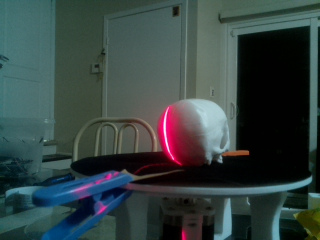
#> input picture Test_2/image103.jpg, 320 x 240 px; its folder holds only this picture in this run
$ jupyter execute --allow-errors 'SpotDetection (3).ipynb'
#> lines starting #> are read from the running program, lines starting #| are printed output that depends on the picture; after the words box and inside, x2 and y2 are one past the last pixel; in counts of white or black regions, pixels touching at a corner belong together; long printed decimals are rounded
#> further down, img is the input picture: shape (240, 320, 3); mean B, G, R 66.9, 68.1, 54.1
#> `grid_HSV = cv2.cvtColor(grid_RGB, cv2.COLOR_RGB2HSV)`: grid_HSV: shape (240, 320, 3); mean H, S, V 80, 113.6, 74.6
#> `width = len(grid_HSV[0])`: width = 320
#| 3
#> `mask1 = cv2.inRange(grid_HSV, lower1, upper1)`: mask1: shape (240, 320); every value is 0
#> `res1 = cv2.bitwise_and(grid_RGB, grid_RGB, mask=mask1)`: res1: shape (240, 320, 3); every value is 0
#> `mask2 = cv2.inRange(grid_HSV, lower2, upper2)`:
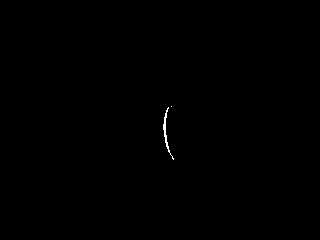
#> mask2: shape (240, 320); 0.14% white in thin lines or dots, all inside (x1, y1, x2, y2) = (163, 106, 174, 160)
#> `ret, binaryMask = cv2.threshold(mask3, 100, 255, cv2.THRESH_BINARY);`: binaryMask: shape (240, 320); 0.14% white in thin lines or dots, all inside (x1, y1, x2, y2) = (163, 108, 174, 159)
#> `contours, hierarchy = cv2.findContours(binaryMask, cv2.RETR_TREE, cv2...`: contours = 2 contours, 1 with area under 20; largest, box (x1, y1, x2, y2) and area: (163, 108, 170, 153) 62
#> the loop `for i in range(len(contours)):` made 2 passes
#| center point 1 : 172 157
#| GB total: 946
#| center point 2 : 165 130
#| GB total: 1566
#> after the loop `for i in range(len(contours)):`: spotList = 92 pairs, first value 163 to 173, second value 108 to 158
#> the loop `for subarray in spotList:` made 92 passes
#> after the loop `for subarray in spotList:`: sort_dict = 47 items
#> (printed output is left out)
[cell 1]
import cv2
import numpy as np
from math import *
import os
from mpl_toolkits import mplot3d
import numpy as np
import matplotlib.pyplot as plt
import pyvista as pv
import numpy as np

[cell 2]
# Calculate the total value of green and blue value of the given pixels
# grid_RGB:RGB data set of the origianl picture
# cX:the coordinate of center point of the capturing contour
# cY:the coordinate of center point of the capturing contour
# interval: the scanning matrix width is interval
def GB_total(grid_RGB,cX,cY,interval):
    GB = 0
    for row in grid_RGB[cY:cY+1]:
        for column in row[cX-interval:cX+interval]:
            GB += int(column[1])+int(column[2])
    return GB

[cell 3]
# utility function to delete the repeated element in a one dimensional list
def delList(L):
    for i in L:
        if L.count(i) != 1:
            for x in range((L.count(i) - 1)):
                L.remove(i)
    return L

[cell 4]
def Get_lightest_pixcel_array(gird_HSV,sort_min_max):
    width = len(grid_HSV)
    lightest_pixcel_array = []
    for key in sort_min_max:
        lightest = 0
        lightest_pixel_x = 0
        lightest_pixcel = []
        if(sort_min_max[key][0] < 0):
            sort_min_max[key][0] = 0
        elif(sort_min_max[key][1] > 320):
            sort_min_max[key][1] = 319
        for i in range(sort_min_max[key][0],sort_min_max[key][1]+1,1):
            #print("y",key,"x:",i,"light:",gird_HSV[key][i][2])
            if(gird_HSV[key][i][2] > lightest):
                lightest = gird_HSV[key][i][2]
                lightest_pixel_x = i
        lightest_pixcel.append(key)
        lightest_pixcel.append(lightest_pixel_x)
        lightest_pixcel_array.append(lightest_pixcel)
    return lightest_pixcel_array

[cell 5]
# triangulation function.
# Takes: a list of coordinates of laser spots; sensor horizontal and vertical resolution;
#     sensor physical width and height;
#     angle alpha, distance D (both set by user);
#     focal length f; radius R (set by user);
#     current rorated angle (deg); current height (mm)
# Returns: a list of the calculated distance and x,y,z coordinates
def triangulation(pList,horizontalP,verticalP,sensorWidth,sensorHeight,alpha,D,f,R,angle,height):

    distList = []
    xList = []
    yList = []
    zList = []
    #get the central pixel's x and y
    centerx = horizontalP/2
    centery = verticalP/2

    for i in pList:

        temp = []
        #calculate the horizontal distance of the laser spot to centre of sensor
        deltaD = abs(centerx-i[1])/horizontalP*sensorWidth
        #calculate the vertical distance of the laser spot to centre of sensor
        h = (i[0]-centery)/verticalP*sensorHeight
        #print("deltaD",deltaD)
        theta = atan(deltaD/f)
        #print("theta",theta)
        H = D/sin(alpha)
        #print("H",H)
        #print("h",h)
        #A is the vertical distance of the laser spot on the object to the current z(height)
        A = h*H/f*(sin(alpha)/sin(alpha+theta))
        z = height + A
        #two cases, depending on if the laser spot is within R or outside of R
        if i[1] < centerx:
            beta = radians(180)-alpha-theta
            deltaR = H*sin(theta)/sin(beta)
            polorCoordinate = R + deltaR
        else:
            beta = alpha-theta
            deltaR = H*sin(theta)/sin(beta)
            polorCoordinate = R - deltaR

        #get the Cartesian coordinates from the angle and the distance
        xList.append(polorCoordinate*cos(angle))
        yList.append(polorCoordinate*sin(angle))
        zList.append(z)
        distList.append(polorCoordinate)

    return distList,xList,yList,zList

#> (a cell that did not finish here is left out)

#> in Get_lightest_pixcel_array, `width = len(grid_HSV)`: width = 240
#> the loop in Get_lightest_pixcel_array, `for key in sort_min_max:` made 47 passes
#> key on passes 1 to 12: 108, 109, 110, 111, 112, 113, 114, 115, 116, 117, 118, 119
#> after the loop in Get_lightest_pixcel_array, `for key in sort_min_max:`: lightest_pixcel_array = 47 pairs, first value 108 to 158, second value 163 to 172; sort_min_max = 47 items
#> `spotList = Get_lightest_pixcel_array(grid_HSV,sort_min_max)`: spotList has the same summary as lightest_pixcel_array in Get_lightest_pixcel_array
        # [13 lines of commented-out code are left out]


        cv2.imshow("mask3", mask3)

        #cv2.imshow("img2", img)


        if(len(spotList) == 0):
            print("No red laser captured!\n")


        #-----------------------Triangulation Part--------------------#
        #triangulation(pList,horizontalP,sensorWidth,alpha,D,f)
        horizontalP = img.shape[1]
        verticalP = img.shape[0]
        sensorWidth = 3
        sensorHeight = 2
        alpha = radians(30)
        D = 100
        f = 5
        R = 40
        dist_list,xList,yList,zList = triangulation(spotList,horizontalP,verticalP,sensorWidth,sensorHeight,alpha,D,f,R,angle,height)
#> the loop in triangulation, `for i in pList: ` made 47 passes
#> (i, deltaD, h, theta, A, z, beta, deltaR) on passes 1 to 10: ([108, 168], 0.075, -0.1, 0.015, -3.9, 6.1, 0.509, 6.16), ([109, 167], 0.0656, -0.0917, 0.0131, -3.59, 6.41, 0.51, 5.37), ([110, 167], 0.0656, -0.0833, 0.0131, -3.26, 6.74, 0.51, 5.37), ([111, 166], 0.0562, -0.075, 0.0112, -2.94, 7.06, 0.512, 4.59), ([112, 166], 0.0562, -0.0667, 0.0112, -2.62, 7.38, 0.512, 4.59), ([113, 165], 0.0469, -0.0583, 0.00937, -2.3, 7.7, 0.514, 3.81), ([114, 165], 0.0469, -0.05, 0.00937, -1.97, 8.03, 0.514, 3.81), ([115, 165], 0.0469, -0.0417, 0.00937, -1.64, 8.36, 0.514, 3.81), ([116, 164], 0.0375, -0.0333, 0.0075, -1.32, 8.68, 0.516, 3.04), ([117, 164], 0.0375, -0.025, 0.0075, -0.987, 9.01, 0.516, 3.04)
#> after the loop in triangulation, `for i in pList:`: distList = 47 values, max 37.73 at index 14, min 30.64 at index 45, mean 35.98; xList has the same summary as distList; yList = 47 values from 0 to 0; zList = 47 values from 6.1 to 22.19
#> `dist_list,xList,yList,zList = triangulation(spotList,horizontalP,verti..`: dist_list has the same summary as distList in triangulation; xList has the same summary as distList in triangulation; yList = 47 values from 0 to 0; zList = 47 values from 6.1 to 22.19
#> `x_total_list += xList`: x_total_list has the same summary as distList in triangulation
#> `y_total_list += yList`: y_total_list = 47 values from 0 to 0
#> `z_total_list += zList`: z_total_list = 47 values from 6.1 to 22.19
#> the loop `for i in range (len(dist_list)):` made 47 passes
#| x: 33.840 y: 0.0 z: 6.101 distance: 33.840 x: 168 y 108
#| x: 34.628 y: 0.0 z: 6.415 distance: 34.628 x: 167 y 109
#| x: 34.628 y: 0.0 z: 6.740 distance: 34.628 x: 167 y 110
#| x: 35.411 y: 0.0 z: 7.057 distance: 35.411 x: 166 y 111
#| x: 35.411 y: 0.0 z: 7.384 distance: 35.411 x: 166 y 112
#| x: 36.188 y: 0.0 z: 7.704 distance: 36.188 x: 165 y 113
#| x: 36.188 y: 0.0 z: 8.032 distance: 36.188 x: 165 y 114
#| x: 36.188 y: 0.0 z: 8.360 distance: 36.188 x: 165 y 115
#> (further printed lines are left out)
#> after the loop `for i in range (len(dist_list)):`: img: shape (240, 320, 3); 0.06% of pixels changed, all inside (x1, y1, x2, y2) = (163, 108, 173, 159)
#> `xyz_array = np.column_stack((x_total_list, y_total_list, z_total_list))`: xyz_array = 47 rows, first 8: [33.84, 0, 6.1], [34.63, 0, 6.41], [34.63, 0, 6.74], [35.41, 0, 7.06], [35.41, 0, 7.38], [36.19, 0, 7.7], [36.19, 0, 8.03], [36.19, 0, 8.36]
        x_total_list += xList
        y_total_list += yList
        z_total_list += zList

        for i in range (len(dist_list)):
            print("x:",xList[i],"y:",yList[i],"z:",zList[i],"distance:",dist_list[i],"x:",spotList[i][1],"y",spotList[i][0])
        #print(len(deltaR_list))
        green = [0,255,0]
        for i in range (len(dist_list)):
            img[spotList[i][0],spotList[i][1]] = green
        cv2.imshow("img3",img)


        angle += radians(1.8) #default step size 1.8 for NEMA 17
        #if one rotation finished
        if(angle == radians(360)):
            angle = 0
            height += 10
        print("------" + "End of capturing "+file + "------" + '\n\n')
        cv2.waitKey(0)
        cv2.destroyAllWindows()

    xyz_array = np.column_stack((x_total_list, y_total_list, z_total_list))
    cloud = pv.PolyData(xyz_array)
    plotter = pv.Plotter()
    plotter.add_mesh(cloud, point_size=10, render_points_as_spheres=True)
    plotter.show_grid(show_xaxis=True, show_yaxis=True, show_zaxis=True)
    plotter.show()

# [10 lines of commented-out code are left out]


$ run again, on Test_2/image11.jpg
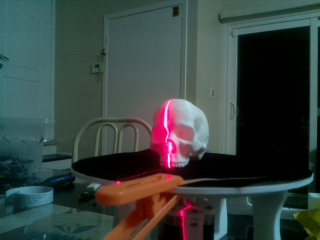
#> input picture Test_2/image11.jpg, 320 x 240 px
#> img is the input picture: shape (240, 320, 3); mean B, G, R 63.2, 66.7, 55.9
#> grid_HSV: shape (240, 320, 3); mean H, S, V 75.3, 125.3, 75
#> `width = len(grid_HSV[0])`: width = 320
#| 3
#> mask1: shape (240, 320); 0.01% white in thin lines or dots, all inside (x1, y1, x2, y2) = (166, 177, 173, 181)
#> `mask2 = cv2.inRange(grid_HSV, lower2, upper2)`:
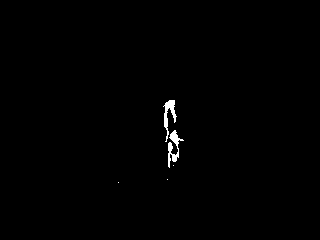
#> mask2: shape (240, 320); 0.58% white; 5 white regions (3 under 20 px), largest, box (x1, y1, x2, y2) and area: (168, 130, 184, 168) 229, (163, 100, 177, 142) 210
#> binaryMask: shape (240, 320); 0.64% white; 1 white region
#> contours = 1 contour; box (x1, y1, x2, y2) and area: (164, 100, 183, 167) 382
#> the loop `for i in range(len(contours)):` made 1 pass
#> (printed output is left out)
#> after the loop `for i in range(len(contours)):`: spotList = 219 pairs, first value 164 to 182, second value 100 to 166
#> the loop `for subarray in spotList:` made 219 passes
#> after the loop `for subarray in spotList:`: sort_dict = 67 items
#> (printed output is left out)
#> in Get_lightest_pixcel_array, `width = len(grid_HSV)`: width = 240
#> the loop in Get_lightest_pixcel_array, `for key in sort_min_max:` made 67 passes
#> after the loop in Get_lightest_pixcel_array, `for key in sort_min_max:`: lightest_pixcel_array = 67 pairs, first value 100 to 166, second value 163 to 170; sort_min_max = 67 items
#> `spotList = Get_lightest_pixcel_array(grid_HSV,sort_min_max)`: spotList has the same summary as lightest_pixcel_array in Get_lightest_pixcel_array
#> the loop in triangulation, `for i in pList: ` made 67 passes
#> (i, deltaD, h, theta, A, z, beta, deltaR) on passes 1 to 7: ([100, 170], 0.0938, -0.167, 0.0187, -6.46, 3.54, 0.505, 7.75), ([101, 169], 0.0844, -0.158, 0.0169, -6.15, 3.85, 0.507, 6.95), ([102, 168], 0.075, -0.15, 0.015, -5.85, 4.15, 0.509, 6.16), ([103, 167], 0.0656, -0.142, 0.0131, -5.54, 4.46, 0.51, 5.37), ([104, 167], 0.0656, -0.133, 0.0131, -5.22, 4.78, 0.51, 5.37), ([105, 166], 0.0562, -0.125, 0.0112, -4.9, 5.1, 0.512, 4.59), ([106, 166], 0.0562, -0.117, 0.0112, -4.58, 5.42, 0.512, 4.59)
#> the loop `for i in range (len(dist_list)):` made 67 passes
#| x: 32.248 y: 0.0 z: 3.542 distance: 32.248 x: 170 y 100
#| x: 33.047 y: 0.0 z: 3.846 distance: 33.047 x: 169 y 101
#| x: 33.840 y: 0.0 z: 4.151 distance: 33.840 x: 168 y 102
#| x: 34.628 y: 0.0 z: 4.459 distance: 34.628 x: 167 y 103
#| x: 34.628 y: 0.0 z: 4.785 distance: 34.628 x: 167 y 104
#> (further printed lines are left out)
